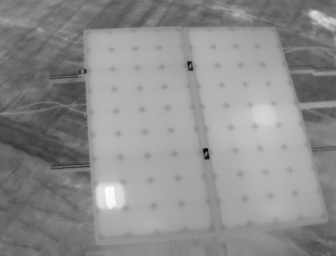
#> input picture Main/DJI.jpg, 336 x 256 px, found by its file name
$ python Main2.py
#> lines starting #> are read from the running program, lines starting #| are printed output that depends on the picture; after the words box and inside, x2 and y2 are one past the last pixel; in counts of white or black regions, pixels touching at a corner belong together
from PIL import Image
from skimage import io
import matplotlib.pyplot as plt
from numpy import asarray, cumsum

# Reading the image and splitting the color channels and saving the split image -> Package used PIL
im = Image.open(r"C:\\Users\\Rakshith R\\Documents\\PycharmProjects\\Hotspot-Detection-Solar-Panel\\Main\\DJI.jpg")
#> im is the input picture: PIL image 336x256 RGB; min 0, max 255, mean 141.2
im1 = Image.Image.split(im)
# im1[0].show()
imf = im1[0]  # im1[0] = Red channel, Similarly im1[1] = Green and im1[2] = Blue
imf.save("C:\\Users\\Rakshith R\\Documents\\PycharmProjects\\Hotspot-Detection-Solar-Panel\\Main\\2D_DJI.jpg")

# Reading the image and for Histogram -> Package used skimage
image = io.imread('C:\\Users\\Rakshith R\\Documents\\PycharmProjects\\Hotspot-Detection-Solar-Panel\\Main\\2D_DJI.jpg')
#> image: shape (256, 336); min 0, max 255, mean 141.2

# Plotting the Histogram -> Package used matplotlib
count, bins, patches = plt.hist(image.ravel(), bins=256)  # Saving the return of plt.hist
#> count = 256 values, max 2649 at index 174, min 0 at index 1, mean 336; bins = 257 values from 0 to 255; patches = 256 items

ran = len(count)
#> ran = 256
freq = []
N = 0

for i in range(ran):
    freq.append(float(count[i]))
    N += count[i]  # Total data points, Summation of frequency
#> this loop made 256 passes
#> N on passes 1 to 3: 2, 2, 3
#> after the loop, N = 86016; freq has the same summary as count

# plt.show()  # Plot the Histogram
plt.close()
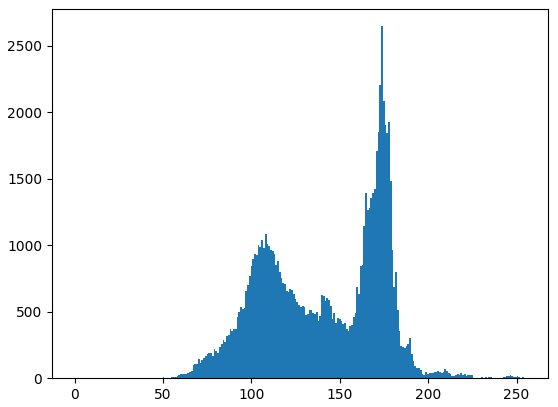
#> figure drawn by matplotlib, 1 panel; tallest bar 2649 high, from x = 173.3 to 174.3

# Calculating Probability
prob = []
maxProb = 0
minProb = 0
posMaxProb = 0
probChecker = 0  # Should raise to 1 or very near to one, i.e. total probability
for j in range(ran):
    prob.append(freq[j] / N)
    probChecker += prob[j]
#> this loop made 256 passes
#> probChecker on passes 1 to 3: 2.33e-05, 2.33e-05, 3.49e-05
#> after the loop, prob = 256 values, max 0.0308 at index 174, min 0 at index 1, mean 0.00391; probChecker = 1

maxProb = max(freq)
#> maxProb = 2649
minProb = min(freq)
#> minProb = 0
posMaxProb = freq.index(maxProb) - 1  # -1 because index starts from 0
#> posMaxProb = 173

# Dividing pixels based on threshold
# c0 corresponds to pixel less than threshold(k)
# c1 corresponds to pixel more than threshold(k)
w0 = []  # Potential of class c0
w1 = []  # Potential of class c1
for a in range(ran):
    temp = 0
    for m in range(a):  # Iterates from 'm' to 'a-1'
        temp += prob[m]
    w0.append(temp)
    temp = 0
    for n in range(a, ran):  # Iterates from 'a' to 'n-1', so it is 'a+1' to '255'
        temp += prob[n]
    w1.append(temp)
#> after the loop, w0 = 256 values from 0 to 1; w1 = 256 values, max 1 at index 0, min 5.81e-05 at index 255, mean 0.556

# Class mean levels
m0 = []
m1 = []

for b in range(ran):
    temp = 0
    for o in range(b):
        temp += o * (prob[o] / w0[b])
    m0.append(temp)
    temp = 0
    for p in range(b, ran):
        temp += p * (prob[p] / w1[b])
    m1.append(temp)
#> after the loop, m0 = 256 values from 0 to 141.2; m1 = 256 values from 141.2 to 255

# Between class variance
bcv = []
for c in range(ran):
    bcv.append(w0[c] * w1[c] * (pow((m1[c] - m0[c]), 2)))
#> after the loop, bcv = 256 values, max 913.4 at index 139, min 0 at index 0, mean 274.1

maxBcv = bcv.index(max(bcv))
#> maxBcv = 139

"""
plt.plot(bcv)
plt.twinx()
plt.plot(w0)
plt.twinx()
plt.plot(w1)
plt.twinx()
plt.plot(m0)
plt.twinx()
plt.plot(m1)
plt.show()
plt.close()
"""

# th = k * t  # This is the optimal threshold value. Here 'k' is threshold

# Generating a Black and White Image
cols, rows = imf.size  # Y,X   or   W,H   or   B,L
#> cols = 336; rows = 256
bwImage = [[1 for x in range(cols)] for y in range(rows)]
bwImage = asarray(bwImage)
refImg = asarray(image)

for y in range(rows):
    for x in range(cols):
        if refImg[y, x] >= maxBcv:
            bwImage[y, x] = 1
        else:
            bwImage[y, x] = 0
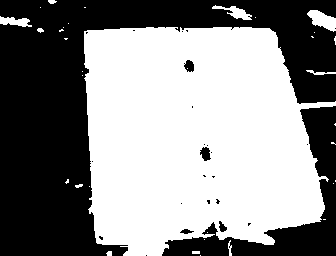
#> bwImage: shape (256, 336) int64; values 0 (black) and 1 (white), 54.2% white; 25 black regions (19 under 20 px), largest, box (x1, y1, x2, y2) and area: (0, 0, 336, 256) 32794, (162, 106, 336, 256) 6210, (200, 147, 211, 161) 105, (184, 60, 194, 72) 89, (219, 221, 227, 232) 53, (180, 229, 194, 234) 41

fig, axs = plt.subplots(nrows=2, ncols=2)

axs[0][0].imshow(image)
axs[0][1].imshow(refImg, cmap='Greys')
axs[1][0].imshow(refImg, cmap='inferno')
axs[1][1].imshow(bwImage, cmap='binary')
plt.show()
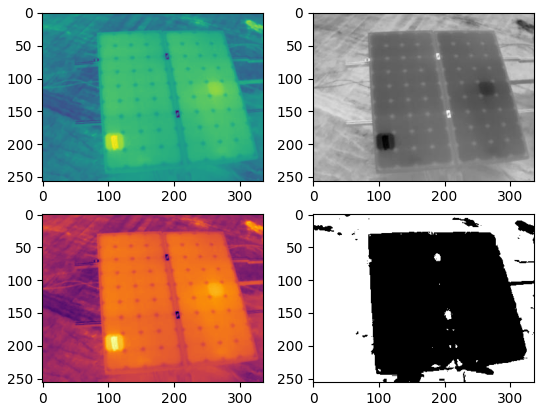
#> figure drawn by matplotlib, 4 panels
plt.close()
"""
plt.subplot(121)
plt.imshow(refImg)
plt.subplot(122)
plt.imshow(bwImage)
plt.show()
"""

"""
print(w0)
print(w1)
print(m0)
print(m1)
print(bcv)
print(maxBcv)
print(maxProb)
print(minProb)
print(posMaxProb)
print(freq)
print(N)
print(prob)
print(probChecker)
print(prob)
"""
